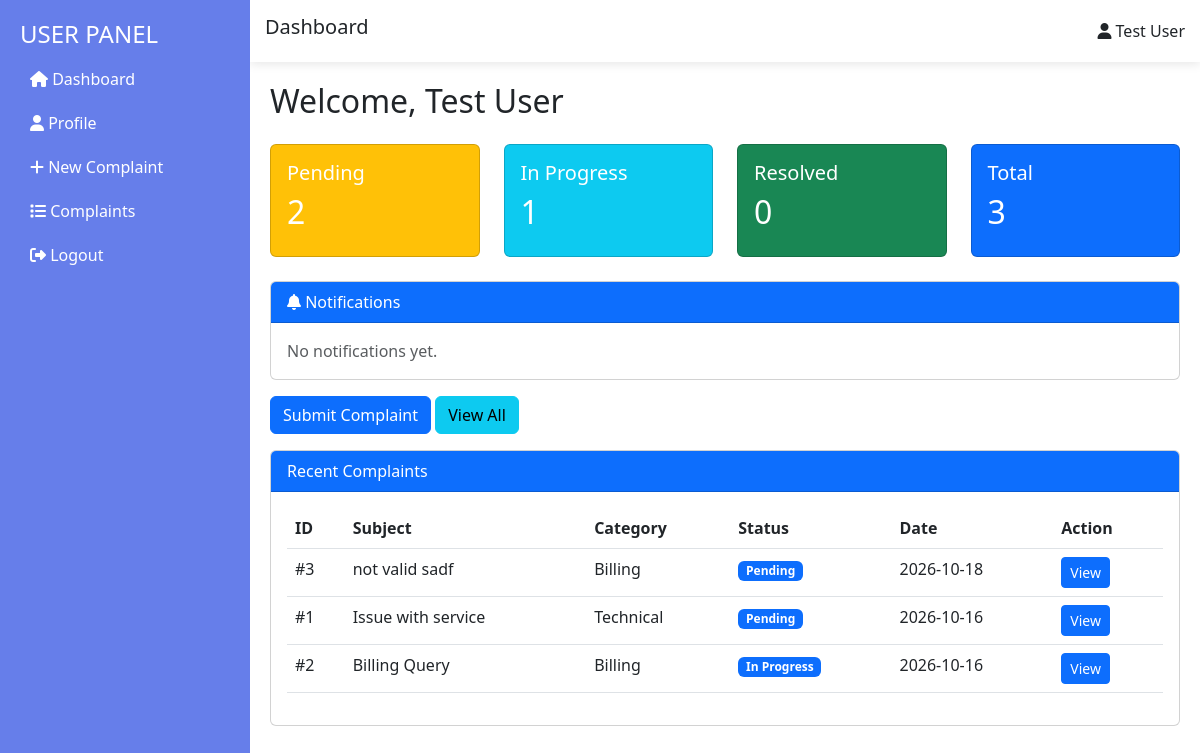
The page /USP_Feedback-3/user/index.php (signed in) on the database its author committed.
### tables this page shows
CREATE TABLE `complaints` (
  `complaint_id` int(11) NOT NULL AUTO_INCREMENT,
  `user_id` int(11) NOT NULL,
  `subject` varchar(200) NOT NULL,
  `category` varchar(100) NOT NULL,
  `message` longtext NOT NULL,
  `status` enum('Pending','In Progress','Resolved') DEFAULT 'Pending',
  `assigned_staff` int(11) DEFAULT NULL,
  `solution` longtext DEFAULT NULL,
  `created_at` timestamp NULL DEFAULT current_timestamp(),
  `resolved_at` timestamp NULL DEFAULT NULL,
  PRIMARY KEY (`complaint_id`),
  KEY `user_id` (`user_id`),
  KEY `assigned_staff` (`assigned_staff`),
  CONSTRAINT `fk_161` FOREIGN KEY (`user_id`) REFERENCES `users` (`id`) ON DELETE CASCADE,
  CONSTRAINT `fk_162` FOREIGN KEY (`assigned_staff`) REFERENCES `users` (`id`) ON DELETE SET NULL
);

### USP_Feedback-3/includes/common_helpers.php (called while the page is built, shortened)
<?php
function evidence_db_call(callable $fn, $fallback, string $label)
{
    try {
        return $fn();
    } catch (Throwable $e) {
        error_log('[' . $label . '] ' . $e->getMessage());
        return $fallback;
    }
}
function get_user_notifications(mysqli $conn, int $userId, int $limit = 20): array
{
    $limit = max(1, min(100, $limit));
    return evidence_db_call(static function () use ($conn, $userId, $limit): array {
        $stmt = $conn->prepare(
            "SELECT n.notification_id, n.complaint_id, n.type, n.title, n.message, n.is_read, n.created_at
             FROM notifications n
             WHERE n.user_id = ?
             ORDER BY n.created_at DESC, n.notification_id DESC
             LIMIT $limit"
        );
        if (!$stmt) {
            error_log('[notify] prepare failed: ' . $conn->error);
            return [];
        }
        $stmt->bind_param('i', $userId);
        $stmt->execute();
        $rows = $stmt->get_result()->fetch_all(MYSQLI_ASSOC);
        $stmt->close();
        return $rows;
    }, [], 'notify');
}

### USP_Feedback-3/user/index.php (the view, shortened to what this page needs)
<?php
include '../config/db_connect.php';
include_once '../includes/common_helpers.php';
$user_id = $_SESSION['user_id'];
$notifications = get_user_notifications($conn, (int) $user_id, 10);
$query = "SELECT * FROM complaints WHERE user_id = $user_id ORDER BY created_at DESC";
$result = mysqli_query($conn, $query);
$complaints = mysqli_fetch_all($result, MYSQLI_ASSOC);
$pending = mysqli_fetch_assoc(mysqli_query($conn, "SELECT COUNT(*) as count FROM complaints WHERE user_id = $user_id AND status = 'Pending'"))['count'];
$in_progress = mysqli_fetch_assoc(mysqli_query($conn, "SELECT COUNT(*) as count FROM complaints WHERE user_id = $user_id AND status = 'In Progress'"))['count'];
$resolved = mysqli_fetch_assoc(mysqli_query($conn, "SELECT COUNT(*) as count FROM complaints WHERE user_id = $user_id AND status = 'Resolved'"))['count'];
?>
<!DOCTYPE html>
<html lang="en">
<head>
<link href="https://cdn.jsdelivr.net/npm/bootstrap@5.3.0/dist/css/bootstrap.min.css" rel="stylesheet">
<link rel="stylesheet" href="https://cdnjs.cloudflare.com/ajax/libs/font-awesome/6.4.0/css/all.min.css">
<link rel="stylesheet" href="../css/responsive.css">
</head>
<body>
<div class="sidebar">
    <h4>USER PANEL</h4>
    <a href="index.php"><i class="fas fa-home"></i> Dashboard</a>
    <a href="profile.php"><i class="fas fa-user"></i> Profile</a>
    <a href="submit_complaint.php"><i class="fas fa-plus"></i> New Complaint</a>
    <a href="complaint_status.php"><i class="fas fa-list"></i> Complaints</a>
    <a href="logout.php"><i class="fas fa-sign-out-alt"></i> Logout</a>
</div>
<div class="topbar">
    <h5>Dashboard</h5>
    <div>
        <i class="fas fa-user"></i>
        <?php echo $_SESSION['user_name']; ?>
    </div>
</div>
<div class="main-content">
<h2 class="mb-4">Welcome, <?php echo $_SESSION['user_name']; ?></h2>
<div class="row mb-4">
    <div class="col-md-3">
        <div class="card bg-warning text-white p-3">
            <h5>Pending</h5>
            <h2><?php echo $pending; ?></h2>
        </div>
    </div>
    <div class="col-md-3">
        <div class="card bg-info text-white p-3">
            <h5>In Progress</h5>
            <h2><?php echo $in_progress; ?></h2>
        </div>
    </div>
    <div class="col-md-3">
        <div class="card bg-success text-white p-3">
            <h5>Resolved</h5>
            <h2><?php echo $resolved; ?></h2>
        </div>
    </div>
    <div class="col-md-3">
        <div class="card bg-primary text-white p-3">
            <h5>Total</h5>
            <h2><?php echo count($complaints); ?></h2>
        </div>
    </div>
</div>
<div class="card mb-3">
    <div class="card-header bg-primary text-white d-flex justify-content-between align-items-center">
        <span><i class="fas fa-bell"></i> Notifications
        </span>
    </div>
    <div class="card-body">
        <?php if (count($notifications) > 0): ?>
            <ul class="list-group">
                <?php foreach ($notifications as $n): ?>
                    <li class="list-group-item <?php echo $n['is_read'] ? '' : 'list-group-item-info'; ?>">
                        <div class="d-flex justify-content-between">
                            <strong><?php echo htmlspecialchars($n['title']); ?></strong>
                            <small class="text-muted"><?php echo htmlspecialchars($n['created_at']); ?></small>
                        </div>
                        <div><?php echo htmlspecialchars($n['message']); ?></div>
                        <?php if ($n['complaint_id']): ?>
                            <a href="complaint_status.php?id=<?php echo (int) $n['complaint_id']; ?>" class="small">
                                View complaint #<?php echo (int) $n['complaint_id']; ?>
                            </a>
                        <?php endif; ?>
                    </li>
                <?php endforeach; ?>
            </ul>
        <?php else: ?>
            <p class="text-muted mb-0">No notifications yet.</p>
        <?php endif; ?>
    </div>
</div>
<div class="mb-3">
    <a href="submit_complaint.php" class="btn btn-primary">Submit Complaint</a>
    <a href="complaint_status.php" class="btn btn-info">View All</a>
</div>
<div class="card">
    <div class="card-header bg-primary text-white">
        Recent Complaints
    </div>
    <div class="card-body table-responsive">
        <table class="table table-hover">
            <thead>
                <tr>
                    <th>ID</th>
                    <th>Subject</th>
                    <th>Category</th>
                    <th>Status</th>
                    <th>Date</th>
                    <th>Action</th>
                </tr>
            </thead>
            <tbody>
            <?php if(count($complaints) > 0): ?>
                <?php foreach(array_slice($complaints, 0, 5) as $c): ?>
                    <tr>
                        <td>#<?php echo $c['complaint_id']; ?></td>
                        <td><?php echo $c['subject']; ?></td>
                        <td><?php echo $c['category']; ?></td>
                        <td>
                            <span class="badge bg-primary">
                                <?php echo $c['status']; ?>
                            </span>
                        </td>
                        <td><?php echo date('Y-m-d', strtotime($c['created_at'])); ?></td>
                        <td>
                            <a href="complaint_status.php?id=<?php echo $c['complaint_id']; ?>" class="btn btn-sm btn-primary">
                                View
                            </a>
                        </td>
                    </tr>
                <?php endforeach; ?>
            <?php else: ?>
                <tr>
                    <td colspan="6" class="text-center">No complaints found</td>
                </tr>
            <?php endif; ?>
            </tbody>
        </table>
    </div>
</div>
</div>
</body>
</html>

### USP_Feedback-3/css/responsive.css (style rules this page uses)
*, *::before, *::after { box-sizing: border-box; }
html { -webkit-text-size-adjust: 100%; text-size-adjust: 100%; }
.main-content, .main, .page-header, .table-section, .card, .row > *, .modal-content, .topbar, .navbar-custom { min-width: 0; }
.main-content, .main, .modal-body { overflow-wrap: break-word; }
.table th, .table td { overflow-wrap: normal; }
.table-responsive { overflow-x: auto; -webkit-overflow-scrolling: touch; max-width: 100%; }
.sidebar { overflow-y: auto; }
@media (min-width: 992px) { body > .main-content { max-width: 1700px; margin-left: max(250px, calc((100vw / var(--fit, 1) + 250px - 1700px) / 2)) !important; margin-right: auto; } }

### USP_Feedback-3/user/index.php (style rules this page uses)
.sidebar { position: fixed; left: 0; top: 0; width: 250px; height: 100vh; background: #667eea; padding: 20px; color: white; }
.sidebar a { color: white; display: block; padding: 10px; text-decoration: none; }
.main-content { margin-left: 250px; padding: 20px; }
.topbar { background: white; padding: 15px; margin-left: 250px; box-shadow: 0 2px 10px rgba(0,0,0,0.1); display: flex; justify-content: space-between; align-items: center; }

### rows shown on the page
complaints: complaint_id "3", subject "not valid sadf", category "Billing", status "Pending", created_at "2026-10-18"
complaints: complaint_id "1", subject "Issue with service", category "Technical", status "Pending", created_at "2026-10-16"
complaints: complaint_id "2", subject "Billing Query", category "Billing", status "In Progress", created_at "2026-10-16"

### other values the page prints
$_SESSION['user_name'] "Test User"
$pending "2"
$in_progress "1"
$resolved "0"
count($complaints) "3"
